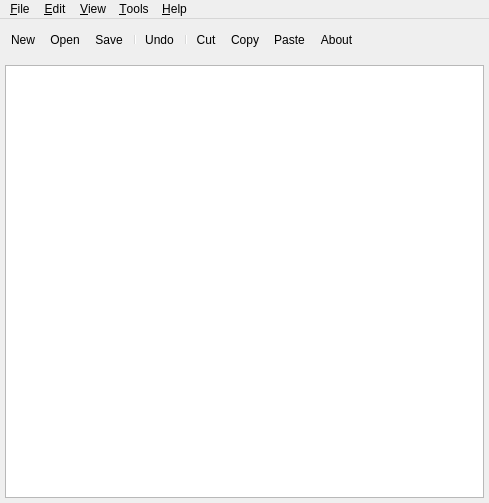
<?xml version="1.0" encoding="UTF-8"?>
<ui version="4.0">
 <author>Chris Ryan</author>
 <comment> * OpenRPT report writer and rendering engine
 * Copyright (C) 2001-2010 by OpenMFG, LLC
 *
 * This library is free software; you can redistribute it and/or
 * modify it under the terms of the GNU Lesser General Public
 * License as published by the Free Software Foundation; either
 * version 2.1 of the License, or (at your option) any later version.
 *
 * This library is distributed in the hope that it will be useful,
 * but WITHOUT ANY WARRANTY; without even the implied warranty of
 * MERCHANTABILITY or FITNESS FOR A PARTICULAR PURPOSE. See the GNU
 * Lesser General Public License for more details.
 *
 * You should have received a copy of the GNU Lesser General Public
 * License along with this library; if not, write to the Free Software
 * Foundation, Inc., 59 Temple Place, Suite 330, Boston, MA 02111-1307 USA
 * Please contact info@openmfg.com with any questions on this license.</comment>
 <class>MQLEdit</class>
 <widget class="QWidget" name="MQLEdit">
  <property name="geometry">
   <rect>
    <x>0</x>
    <y>0</y>
    <width>489</width>
    <height>503</height>
   </rect>
  </property>
  <property name="windowTitle">
   <string>MetaSQL Editor</string>
  </property>
  <layout class="QVBoxLayout" name="verticalLayout">
   <item>
    <widget class="QMenuBar" name="MenuBar">
     <widget class="QMenu" name="ToolsMenu">
      <property name="title">
       <string>&amp;Tools</string>
      </property>
      <addaction name="toolsParse_QueryAction"/>
      <addaction name="toolsExecute_QueryAction"/>
      <addaction name="separator"/>
      <addaction name="toolsTest_ModeAction"/>
      <addaction name="separator"/>
      <addaction name="searchForParametersAction"/>
     </widget>
     <widget class="QMenu" name="helpMenu">
      <property name="title">
       <string>&amp;Help</string>
      </property>
      <addaction name="helpContentsAction"/>
      <addaction name="helpIndexAction"/>
      <addaction name="separator"/>
      <addaction name="helpAboutAction"/>
     </widget>
     <widget class="QMenu" name="ViewMenu">
      <property name="title">
       <string>&amp;View</string>
      </property>
      <addaction name="viewParameter_ListAction"/>
      <addaction name="viewLog_OutputAction"/>
      <addaction name="viewResultsAction"/>
      <addaction name="viewExecuted_SQLAction"/>
     </widget>
     <widget class="QMenu" name="editMenu">
      <property name="title">
       <string>&amp;Edit</string>
      </property>
      <addaction name="editUndoAction"/>
      <addaction name="editRedoAction"/>
      <addaction name="separator"/>
      <addaction name="editCutAction"/>
      <addaction name="editCopyAction"/>
      <addaction name="editPasteAction"/>
      <addaction name="separator"/>
      <addaction name="editFindAction"/>
     </widget>
     <widget class="QMenu" name="fileMenu">
      <property name="title">
       <string>&amp;File</string>
      </property>
      <addaction name="fileNewAction"/>
      <addaction name="fileOpenAction"/>
      <addaction name="fileSaveAction"/>
      <addaction name="fileSaveAsAction"/>
      <addaction name="separator"/>
      <addaction name="fileDatabaseConnectAction"/>
      <addaction name="fileDatabaseDisconnectAction"/>
      <addaction name="fileDatabaseOpenAction"/>
      <addaction name="fileDatabaseSaveAsAction"/>
      <addaction name="separator"/>
      <addaction name="filePrintAction"/>
      <addaction name="separator"/>
      <addaction name="fileExitAction"/>
     </widget>
     <addaction name="fileMenu"/>
     <addaction name="editMenu"/>
     <addaction name="ViewMenu"/>
     <addaction name="ToolsMenu"/>
     <addaction name="helpMenu"/>
    </widget>
   </item>
   <item>
    <widget class="QToolBar" name="toolBar">
     <property name="orientation">
      <enum>Qt::Horizontal</enum>
     </property>
     <addaction name="fileNewAction"/>
     <addaction name="fileOpenAction"/>
     <addaction name="fileSaveAction"/>
     <addaction name="separator"/>
     <addaction name="editUndoAction"/>
     <addaction name="separator"/>
     <addaction name="editCutAction"/>
     <addaction name="editCopyAction"/>
     <addaction name="editPasteAction"/>
     <addaction name="helpAboutAction"/>
    </widget>
   </item>
   <item>
    <layout class="QVBoxLayout">
     <property name="margin">
      <number>5</number>
     </property>
     <item>
      <widget class="QTextEdit" name="_text">
       <property name="font">
        <font>
         <family>Courier</family>
         <pointsize>11</pointsize>
         <weight>50</weight>
         <italic>false</italic>
         <bold>false</bold>
         <underline>false</underline>
         <strikeout>false</strikeout>
        </font>
       </property>
      </widget>
     </item>
    </layout>
   </item>
  </layout>
  <action name="fileNewAction">
   <property name="icon">
    <iconset resource="../OpenRPT/images/OpenRPTMetaSQL.qrc">
     <normaloff>:/icons/document_32.png</normaloff>:/icons/document_32.png</iconset>
   </property>
   <property name="text">
    <string>&amp;New</string>
   </property>
   <property name="iconText">
    <string>New</string>
   </property>
   <property name="shortcut">
    <string>Ctrl+N</string>
   </property>
  </action>
  <action name="fileOpenAction">
   <property name="icon">
    <iconset resource="../OpenRPT/images/OpenRPTMetaSQL.qrc">
     <normaloff>:/icons/folder_32.png</normaloff>:/icons/folder_32.png</iconset>
   </property>
   <property name="text">
    <string>&amp;Open...</string>
   </property>
   <property name="iconText">
    <string>Open</string>
   </property>
   <property name="shortcut">
    <string>Ctrl+O</string>
   </property>
  </action>
  <action name="fileSaveAction">
   <property name="icon">
    <iconset resource="../OpenRPT/images/OpenRPTMetaSQL.qrc">
     <normaloff>:/icons/diskette_32.png</normaloff>:/icons/diskette_32.png</iconset>
   </property>
   <property name="text">
    <string>&amp;Save</string>
   </property>
   <property name="iconText">
    <string>Save</string>
   </property>
   <property name="shortcut">
    <string>Ctrl+S</string>
   </property>
  </action>
  <action name="fileSaveAsAction">
   <property name="text">
    <string>Save &amp;As... (File)</string>
   </property>
   <property name="iconText">
    <string>Save As</string>
   </property>
   <property name="shortcut">
    <string/>
   </property>
  </action>
  <action name="filePrintAction">
   <property name="icon">
    <iconset resource="../OpenRPT/images/OpenRPTMetaSQL.qrc">
     <normaloff>:/icons/printer_32.png</normaloff>:/icons/printer_32.png</iconset>
   </property>
   <property name="text">
    <string>&amp;Print...</string>
   </property>
   <property name="iconText">
    <string>Print</string>
   </property>
   <property name="shortcut">
    <string>Ctrl+P</string>
   </property>
  </action>
  <action name="fileExitAction">
   <property name="text">
    <string>E&amp;xit</string>
   </property>
   <property name="iconText">
    <string>Exit</string>
   </property>
   <property name="shortcut">
    <string/>
   </property>
  </action>
  <action name="editUndoAction">
   <property name="icon">
    <iconset resource="../OpenRPT/images/OpenRPTMetaSQL.qrc">
     <normaloff>:/icons/undo_32.png</normaloff>:/icons/undo_32.png</iconset>
   </property>
   <property name="text">
    <string>&amp;Undo</string>
   </property>
   <property name="iconText">
    <string>Undo</string>
   </property>
   <property name="shortcut">
    <string>Ctrl+Z</string>
   </property>
  </action>
  <action name="editRedoAction">
   <property name="text">
    <string>&amp;Redo</string>
   </property>
   <property name="iconText">
    <string>Redo</string>
   </property>
   <property name="shortcut">
    <string>Ctrl+Y</string>
   </property>
  </action>
  <action name="editCutAction">
   <property name="icon">
    <iconset resource="../OpenRPT/images/OpenRPTMetaSQL.qrc">
     <normaloff>:/icons/scissors_32.png</normaloff>:/icons/scissors_32.png</iconset>
   </property>
   <property name="text">
    <string>&amp;Cut</string>
   </property>
   <property name="iconText">
    <string>Cut</string>
   </property>
   <property name="shortcut">
    <string>Ctrl+X</string>
   </property>
  </action>
  <action name="editCopyAction">
   <property name="icon">
    <iconset resource="../OpenRPT/images/OpenRPTMetaSQL.qrc">
     <normaloff>:/icons/copy_32.png</normaloff>:/icons/copy_32.png</iconset>
   </property>
   <property name="text">
    <string>C&amp;opy</string>
   </property>
   <property name="iconText">
    <string>Copy</string>
   </property>
   <property name="shortcut">
    <string>Ctrl+C</string>
   </property>
  </action>
  <action name="editPasteAction">
   <property name="icon">
    <iconset resource="../OpenRPT/images/OpenRPTMetaSQL.qrc">
     <normaloff>:/icons/paste_32.png</normaloff>:/icons/paste_32.png</iconset>
   </property>
   <property name="text">
    <string>&amp;Paste</string>
   </property>
   <property name="iconText">
    <string>Paste</string>
   </property>
   <property name="shortcut">
    <string>Ctrl+V</string>
   </property>
  </action>
  <action name="editFindAction">
   <property name="icon">
    <iconset>
     <normaloff>image9</normaloff>image9</iconset>
   </property>
   <property name="text">
    <string>&amp;Find...</string>
   </property>
   <property name="iconText">
    <string>Find</string>
   </property>
   <property name="shortcut">
    <string>Ctrl+F</string>
   </property>
  </action>
  <action name="helpContentsAction">
   <property name="text">
    <string>&amp;Contents...</string>
   </property>
   <property name="iconText">
    <string>Contents</string>
   </property>
   <property name="shortcut">
    <string/>
   </property>
  </action>
  <action name="helpIndexAction">
   <property name="text">
    <string>&amp;Index...</string>
   </property>
   <property name="iconText">
    <string>Index</string>
   </property>
   <property name="shortcut">
    <string/>
   </property>
  </action>
  <action name="helpAboutAction">
   <property name="icon">
    <iconset resource="../OpenRPT/images/OpenRPTMetaSQL.qrc">
     <normaloff>:/icons/help_32.png</normaloff>:/icons/help_32.png</iconset>
   </property>
   <property name="text">
    <string>&amp;About</string>
   </property>
   <property name="iconText">
    <string>About</string>
   </property>
   <property name="shortcut">
    <string/>
   </property>
  </action>
  <action name="fileDatabaseAction">
   <property name="text">
    <string>Database</string>
   </property>
   <property name="iconText">
    <string>Database</string>
   </property>
  </action>
  <action name="fileDatabaseConnectAction">
   <property name="text">
    <string>Connect to Database...</string>
   </property>
   <property name="iconText">
    <string>Connect...</string>
   </property>
  </action>
  <action name="fileDatabaseDisconnectAction">
   <property name="text">
    <string>Disconnect From Database</string>
   </property>
   <property name="iconText">
    <string>Disconnect</string>
   </property>
  </action>
  <action name="fileUnnamedAction">
   <property name="text">
    <string>Unnamed</string>
   </property>
   <property name="iconText">
    <string>Unnamed</string>
   </property>
  </action>
  <action name="viewParameter_ListAction">
   <property name="text">
    <string>Parameter List...</string>
   </property>
   <property name="iconText">
    <string>Parameter List...</string>
   </property>
  </action>
  <action name="viewLog_OutputAction">
   <property name="text">
    <string>Log Output...</string>
   </property>
   <property name="iconText">
    <string>Log Output...</string>
   </property>
  </action>
  <action name="viewResultsAction">
   <property name="text">
    <string>Results...</string>
   </property>
   <property name="iconText">
    <string>Results...</string>
   </property>
  </action>
  <action name="toolsParse_QueryAction">
   <property name="text">
    <string>Parse Query</string>
   </property>
   <property name="iconText">
    <string>Parse Query</string>
   </property>
  </action>
  <action name="toolsExecute_QueryAction">
   <property name="text">
    <string>Execute Query</string>
   </property>
   <property name="iconText">
    <string>Execute Query</string>
   </property>
  </action>
  <action name="viewExecuted_SQLAction">
   <property name="text">
    <string>Executed SQL...</string>
   </property>
   <property name="iconText">
    <string>Executed SQL...</string>
   </property>
  </action>
  <action name="fileDatabaseOpenAction">
   <property name="text">
    <string>Open... (Database)</string>
   </property>
  </action>
  <action name="fileDatabaseSaveAsAction">
   <property name="text">
    <string>Save As... (Database)</string>
   </property>
  </action>
  <action name="toolsTest_ModeAction">
   <property name="checkable">
    <bool>true</bool>
   </property>
   <property name="checked">
    <bool>true</bool>
   </property>
   <property name="text">
    <string>Test Mode</string>
   </property>
  </action>
  <action name="searchForParametersAction">
   <property name="text">
    <string>Search For Parameters</string>
   </property>
  </action>
 </widget>
 <layoutdefault spacing="6" margin="0"/>
 <resources>
  <include location="../OpenRPT/images/OpenRPTMetaSQL.qrc"/>
 </resources>
 <connections>
  <connection>
   <sender>editUndoAction</sender>
   <signal>activated()</signal>
   <receiver>_text</receiver>
   <slot>undo()</slot>
   <hints>
    <hint type="sourcelabel">
     <x>-1</x>
     <y>-1</y>
    </hint>
    <hint type="destinationlabel">
     <x>20</x>
     <y>20</y>
    </hint>
   </hints>
  </connection>
  <connection>
   <sender>editRedoAction</sender>
   <signal>activated()</signal>
   <receiver>_text</receiver>
   <slot>redo()</slot>
   <hints>
    <hint type="sourcelabel">
     <x>-1</x>
     <y>-1</y>
    </hint>
    <hint type="destinationlabel">
     <x>20</x>
     <y>20</y>
    </hint>
   </hints>
  </connection>
  <connection>
   <sender>editCutAction</sender>
   <signal>activated()</signal>
   <receiver>_text</receiver>
   <slot>cut()</slot>
   <hints>
    <hint type="sourcelabel">
     <x>-1</x>
     <y>-1</y>
    </hint>
    <hint type="destinationlabel">
     <x>20</x>
     <y>20</y>
    </hint>
   </hints>
  </connection>
  <connection>
   <sender>editCopyAction</sender>
   <signal>activated()</signal>
   <receiver>_text</receiver>
   <slot>copy()</slot>
   <hints>
    <hint type="sourcelabel">
     <x>-1</x>
     <y>-1</y>
    </hint>
    <hint type="destinationlabel">
     <x>20</x>
     <y>20</y>
    </hint>
   </hints>
  </connection>
  <connection>
   <sender>editPasteAction</sender>
   <signal>activated()</signal>
   <receiver>_text</receiver>
   <slot>paste()</slot>
   <hints>
    <hint type="sourcelabel">
     <x>-1</x>
     <y>-1</y>
    </hint>
    <hint type="destinationlabel">
     <x>20</x>
     <y>20</y>
    </hint>
   </hints>
  </connection>
 </connections>
</ui>
